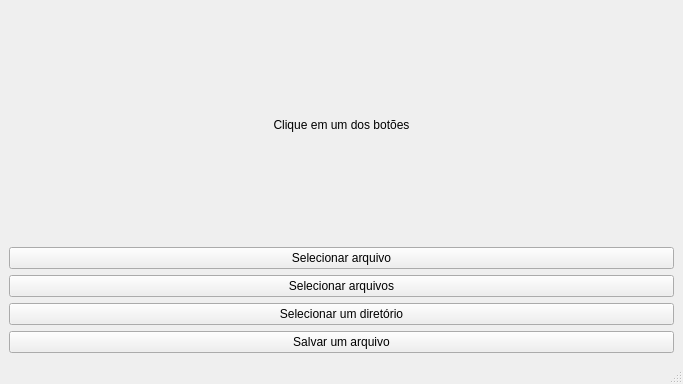
<?xml version="1.0" encoding="UTF-8"?>
<ui version="4.0">
 <class>MainWindow</class>
 <widget class="QMainWindow" name="MainWindow">
  <property name="geometry">
   <rect>
    <x>0</x>
    <y>0</y>
    <width>683</width>
    <height>384</height>
   </rect>
  </property>
  <property name="minimumSize">
   <size>
    <width>683</width>
    <height>384</height>
   </size>
  </property>
  <property name="maximumSize">
   <size>
    <width>683</width>
    <height>384</height>
   </size>
  </property>
  <property name="windowTitle">
   <string>PySide2 QFileDialog().</string>
  </property>
  <property name="windowIcon">
   <iconset>
    <normaloff>../../../../images/icons/icon.png</normaloff>../../../../images/icons/icon.png</iconset>
  </property>
  <widget class="QWidget" name="centralwidget">
   <layout class="QVBoxLayout" name="verticalLayout">
    <item>
     <widget class="QLabel" name="label">
      <property name="autoFillBackground">
       <bool>true</bool>
      </property>
      <property name="text">
       <string>Clique em um dos botões</string>
      </property>
      <property name="alignment">
       <set>Qt::AlignCenter</set>
      </property>
     </widget>
    </item>
    <item>
     <widget class="QPushButton" name="btn_open_file">
      <property name="text">
       <string>Selecionar arquivo</string>
      </property>
     </widget>
    </item>
    <item>
     <widget class="QPushButton" name="btn_open_files">
      <property name="text">
       <string>Selecionar arquivos</string>
      </property>
     </widget>
    </item>
    <item>
     <widget class="QPushButton" name="btn_open_dir">
      <property name="text">
       <string>Selecionar um diretório</string>
      </property>
     </widget>
    </item>
    <item>
     <widget class="QPushButton" name="btn_save_file">
      <property name="text">
       <string>Salvar um arquivo</string>
      </property>
     </widget>
    </item>
   </layout>
  </widget>
  <widget class="QMenuBar" name="menubar">
   <property name="geometry">
    <rect>
     <x>0</x>
     <y>0</y>
     <width>683</width>
     <height>22</height>
    </rect>
   </property>
  </widget>
  <widget class="QStatusBar" name="statusbar"/>
 </widget>
 <resources/>
 <connections/>
</ui>
